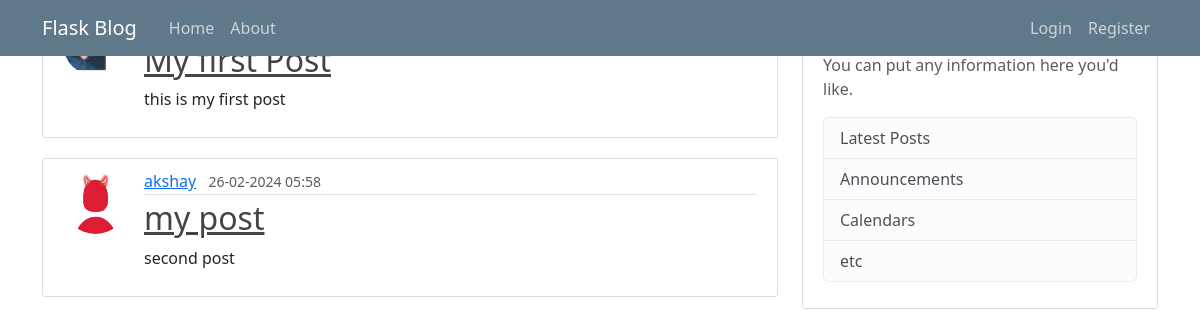
Before: / with the older database file.
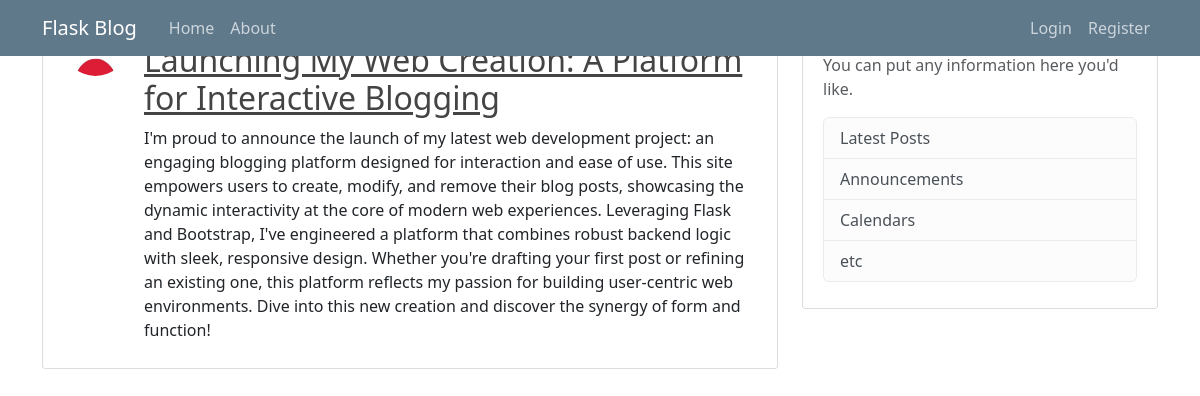
After: the same page with the newer database file.
### app/models.py (models this page shows, shortened)
class Posts(db.Model):
    id = db.Column(db.Integer, primary_key=True)
    title = db.Column(db.String(20), nullable=False)
    date_posted = db.Column(db.DateTime, nullable=False, default=datetime.utcnow)
    content = db.Column(db.Text, nullable=False)
    user_id = db.Column(db.Integer, db.ForeignKey('user.id'),nullable=False)

class User(db.Model, UserMixin):
    id = db.Column(db.Integer, primary_key=True)
    username: str = db.Column(db.String(20), unique=True, nullable=False)
    email: str = db.Column(db.String(120), unique=True, nullable=False)
    image_file: str = db.Column(db.String(120), nullable=False, default='default.jpg')
    password = db.Column(db.String(60), nullable=False)
    posts = db.relationship('Posts',
                            backref='author', lazy=True)

### app/routes.py (the view)
@app.route("/home")
@app.route("/")
def home():
    posts = Posts.query.all()
    return render_template('home.html', posts=posts) # type: ignore

### app/templates/home.html
{% extends "layout.html" %}
{% block content %}
    {% for post in posts %}
        <article class="media content-section">
            <img class="rounded-circle article-img" src="{{ url_for('static', filename='profile-pictures/' ~ post.author.image_file) }}">
          <div class="media-body">
            <div class="article-metadata">
              <a class="mr-2" href="#">{{ post.author.username }}</a>
              <small class="text-muted">{{ post.date_posted.strftime('%d-%m-%Y %H:%M') }}</small>
            </div>
            <h2><a class="article-title" href="{{ url_for('post', post_id=post.id) }}">{{ post.title }}</a></h2>
            <p class="article-content">{{ post.content }}</p>
          </div>
        </article>
    {% endfor %}
{% endblock content %}

### app/templates/layout.html (shortened to what this page needs)
<!DOCTYPE html>
<html>
<head>
    <link rel="stylesheet" href="https://cdn.jsdelivr.net/npm/bootstrap@4.4.1/dist/css/bootstrap.min.css">
    <link rel='stylesheet' type= 'text/css' href="{{ url_for('static', filename='main.css') }}">
    <link rel="stylesheet" href="https://cdn.jsdelivr.net/npm/bootstrap@5.5.0/dist/css/bootstrap.min.css">
</head>
<body>
<header class="site-header">
  <nav class="navbar navbar-expand-md navbar-dark bg-steel fixed-top">
    <div class="container">
      <a class="navbar-brand mr-4" href="{{ url_for('home') }}">Flask Blog</a>
      <div class="collapse navbar-collapse" id="navbarToggle">
        <div class="navbar-nav mr-auto">
          <a class="nav-item nav-link" href="{{ url_for('home') }}">Home</a>
          <a class="nav-item nav-link" href="{{ url_for('about') }}">About</a>
        </div>
        <div class="navbar-nav">
            {% if current_user.is_authenticated %}
            <a class="nav-item nav-link" href="{{ url_for('create_post') }}">New Post</a>
            <a class="nav-item nav-link" href="{{ url_for('account') }}">Account</a>
            <a class="nav-item nav-link" href="{{ url_for('logout') }}">Logout</a>
            {% else %}
            <a class="nav-item nav-link" href="{{ url_for('login') }}">Login</a>
            <a class="nav-item nav-link" href="{{ url_for('register') }}">Register</a>
            {% endif %}
        </div>
      </div>
    </div>
  </nav>
</header>
<main role="main" class="container">
  <div class="row">
    <div class="col-md-8">
      {% block content %}{% endblock %}
    </div>
    <div class="col-md-4">
      <div class="content-section">
        <h3>Our Sidebar</h3>
        <p class='text-muted'>You can put any information here you'd like.
          <ul class="list-group">
            <li class="list-group-item list-group-item-light">Latest Posts</li>
            <li class="list-group-item list-group-item-light">Announcements</li>
            <li class="list-group-item list-group-item-light">Calendars</li>
            <li class="list-group-item list-group-item-light">etc</li>
          </ul>
        </p>
      </div>
    </div>
  </div>
</main>
</body>
</html>

### app/static/main.css (style rules this page uses)
body { background: #fafafa; color: #333333; margin-top: 5rem; }
h1, h2, h3, h4, h5, h6 { color: #444444; }
.bg-steel { background-color: #5f788a; }
.site-header .navbar-nav .nav-link { color: #cbd5db; }
.content-section { background: #ffffff; padding: 10px 20px; border: 1px solid #dddddd; border-radius: 3px; margin-bottom: 20px; }
.article-title { color: #444444; }
.article-content { white-space: pre-line; }
.article-metadata { padding-bottom: 1px; margin-bottom: 4px; border-bottom: 1px solid #e3e3e3 }

Changed rows visible on the page:
removed Posts: title "My first Post", content "this is my first post"
removed Posts: image_file (placeholder picture), author.username "akshay", date_posted "26-02-2024 05:58", title "my post", content "second post"
added Posts: title "Launching My Web Creation: A Platform for Interactive Blogging", content "I'm proud to announce the launch of my latest web development project: an engaging blogging platform designed for interaction and ease of use. This site empowers users to create, modify, and remove their blog posts, showcasing the dynamic interactivity at the core of modern web experiences. Leveraging Flask and Bootstrap, I've engineered a platform that combines robust backend logic with sleek, responsive design. Whether you're drafting your first post or refining an existing one, this platform reflects my passion for building user-centric web environments. Dive into this new creation and discover the synergy of form and function!"
